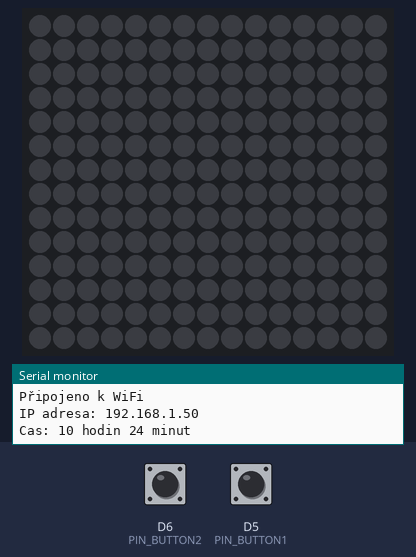
A sketch run on a simulated ESP8266 (NodeMCU). Parts: 15×14 RGB LED matrix (first LED top left, wired row by row), the last lines printed to the serial monitor. Inputs (shaded band) come from the test bench; at power-on: D6 (PIN_BUTTON2) HIGH, D5 (PIN_BUTTON1) HIGH. Dim RGB values are drawn brighter than linear; WiFi joins after 1.5 s; servers stay silent unless stated; the local clock reads 2024-03-15 10:24:30 at power-on unless the sketch sets it; EEPROM starts erased.

Above: at 2.7 s.
2.8 s: D6 (PIN_BUTTON2) pulled LOW for 0.15 s
4.4 s: D6 (PIN_BUTTON2) pulled LOW for 3.2 s
9.1 s: D5 (PIN_BUTTON1) pulled LOW for 1 s
At 12.5 s:
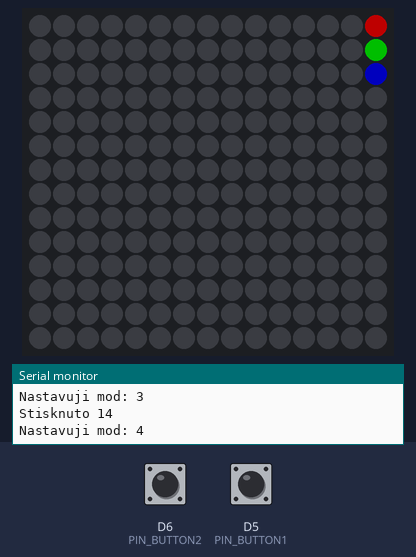
12.6 s: D6 (PIN_BUTTON2) pulled LOW for 1 s
15.1 s: D5 (PIN_BUTTON1) pulled LOW for 3.2 s
At 19.7 s:
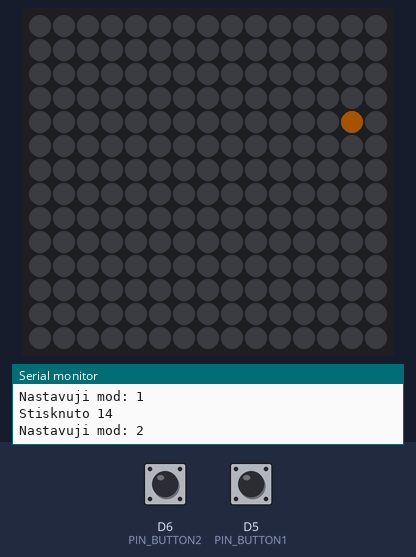
19.8 s: D6 (PIN_BUTTON2) driven LOW and D5 (PIN_BUTTON1) driven LOW
At 21.62 s:
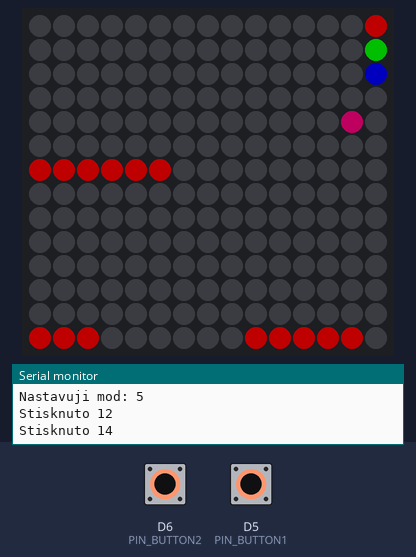
At 22.02 s:
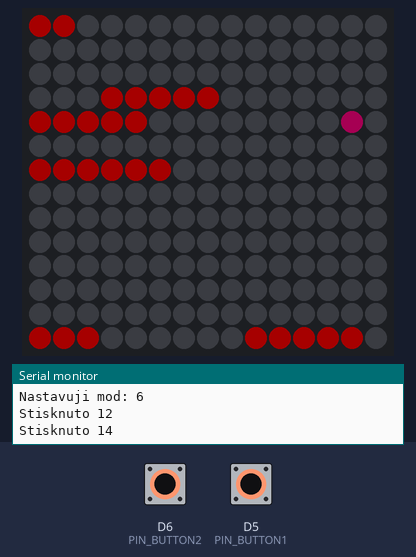
Timing chart, 0 to 23.5 s (numbered marks = the images above; inputs shaded):
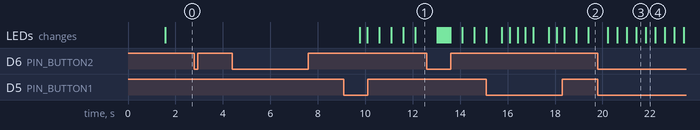

Measured:
- after the input at 9.1 s, the LEDs: first change after 0.67 s (image 1 shows a later state)

The sketch:

wordclock-esp8266.ino
```cpp
//
//      SLOVNI HODINY
//    MILOS ZAJIC, PECKY, 2018
//    Modified by Peggy for ESP2866 with wifi
// -------------------------------


#define FASTLED_INTERNAL // remove annoying pragma messages
#include "FastLED.h"
#include <Wire.h>
#include "RTClib.h"
#include <EEPROM.h>

#include <WiFiManager.h>

#define PIN_BUTTON1 D5
#define PIN_BUTTON2 D6
#define PIN_SENSOR A0
#define PIN_LED_DATA D8

#define NUM_LEDS 210
#define COLS_LEDS 15 // sloupcu
#define ROWS_LEDS 14 // radku

#define LED_ON color
#define LED_OFF CRGB::Black

CRGB leds[NUM_LEDS];  //pole led a barev
CRGB color;

const uint32_t colorsTable[16] = {
  0xFF0000, 0x00FF00, 0x0000FF, 0xFFFFFF,
  0xFFFF00, 0xFF00FF, 0x00FFFF, 0xFF8000,
  0xFF0080, 0x80FF00, 0x00FF80, 0x8000FF,
  0x0080FF, 0xFF8080, 0x80FF80, 0x8080FF,
};


int button2_time = 0;     //doba stisku button2

unsigned long blink_time;
boolean blink = false;
boolean change = false;


uint8_t setmode = 0; //mod nastavovani
uint8_t hours = 1;
uint8_t minutes = 0;
uint8_t old_minutes = -1;
uint8_t color_hours = 0;
uint8_t color_minutes = 0;
uint8_t color_and = 0;
uint8_t brightness = 50;

char buffer[6];

int eecolor_hours = 250;
int eecolor_minutes = 251;
int eecolor_and = 252;

// vytvoření instance DS1307 z knihovny RTClib
RTC_DS1307 DS1307;

// Vytvoření instance WiFiManager
WiFiManager wifiManager;

WiFiManagerParameter custom_color_hours("color_hours", "Color hours", "", 5);
WiFiManagerParameter custom_color_minutes("color_minutes", "Color minutes", "", 5);
WiFiManagerParameter custom_color_and("color_and", "Color and", "", 5);
WiFiManagerParameter custom_hours("hours", "Hours", "", 5);
WiFiManagerParameter custom_minutes("minutes", "Minutes", "", 5);

// od-do, radek (indexovano od 0)
#define DISP_JE 0, 1, 0
#define DISP_JSOU 2, 5, 0

#define DISP_1HOD 6, 10, 0
#define DISP_2HOD 0, 2, 1
#define DISP_3HOD 4, 6, 2
#define DISP_4HOD 3, 7, 1
#define DISP_5HOD 8, 10, 1
#define DISP_6HOD 11, 14, 0
#define DISP_7HOD 11, 14, 1
#define DISP_8HOD 0, 2, 3
#define DISP_9HOD 0, 4, 2
#define DISP_10HOD 3, 7, 3
#define DISP_11HOD 7, 14, 2
#define DISP_12HOD 8, 14, 3

#define DISP_HODIN 0, 4, 4
#define DISP_HODINA 0, 5, 4
#define DISP_HODINY 6, 11, 4

#define DISP_1MIN 0, 4, 7
#define DISP_DVEMIN 12, 14, 6
#define DISP_DVAMIN 8, 10, 8
#define DISP_3MIN 0, 2, 11
#define DISP_4MIN 5, 9, 7
#define DISP_5MIN 0, 2, 13
#define DISP_6MIN 7, 10, 9
#define DISP_7MIN 0, 3, 10
#define DISP_8MIN 8, 10, 10
#define DISP_9MIN 10, 14, 7
#define DISP_10MIN 10, 14, 12
#define DISP_11MIN 0, 7, 8
#define DISP_12MIN 8, 14, 8
#define DISP_13MIN 0, 6, 11
#define DISP_14MIN 0, 6, 9
#define DISP_15MIN 7, 13, 11
#define DISP_16MIN 7, 14, 9
#define DISP_17MIN 0, 7, 10
#define DISP_18MIN 8, 14, 10
#define DISP_19MIN 0, 9, 12
#define DISP_20MIN 0, 5, 6
#define DISP_30MIN 5, 10, 6
#define DISP_40MIN 7, 14, 5
#define DISP_50MIN 0, 6, 5

#define DISP_MINUTY 9, 14, 13
#define DISP_MINUT 9, 13, 13
#define DISP_MINUTA 3, 8, 13
#define DISP_A 13, 13, 4

//=======================================================================

void setup() {
  Serial.begin(74880);
  while (!Serial) {
    ; // wait for serial port to connect. Needed for native USB port only
  }
  Serial.println("\nStartujeme");

  EEPROM.begin(512);

  FastLED.addLeds<WS2812B, PIN_LED_DATA, GRB>(leds, NUM_LEDS);

/*
  renderHorizontal(0, COLS_LEDS-1, 0, colorsTable[3]);
  renderHorizontal(0, COLS_LEDS-1, ROWS_LEDS-1, colorsTable[3]);
  renderVertical(0, 0, ROWS_LEDS-1, colorsTable[3]);
  renderVertical(COLS_LEDS-1, 0, ROWS_LEDS-1, colorsTable[3]);

  FastLED.setBrightness(50);
  FastLED.show();
*/

  pinMode(PIN_BUTTON1, INPUT_PULLUP);
  pinMode(PIN_BUTTON2, INPUT_PULLUP);

  // digitalWrite(PIN_BUTTON1, HIGH);
  // digitalWrite(PIN_BUTTON2, HIGH);

  if (!DS1307.begin()) {
    Serial.println("Hodiny nejsou pripojeny!");
    // while (1);
  }

  color_hours = EEPROM.read(eecolor_hours);
  color_minutes = EEPROM.read(eecolor_minutes);
  color_and = EEPROM.read(eecolor_and);

  sprintf(buffer, "%d", color_hours);
  custom_color_hours.setValue(buffer, 5);
  sprintf(buffer, "%d", color_minutes);
  custom_color_minutes.setValue(buffer, 5);
  sprintf(buffer, "%d", color_and);
  custom_color_and.setValue(buffer, 5);

/*
  sprintf(buffer, "%d", DS1307.now().hour());
  custom_hours.setValue(buffer, 5);
  sprintf(buffer, "%d", DS1307.now().minute());
  custom_minutes.setValue(buffer, 5);
  */

  wifiManager.setConfigPortalBlocking(false);
  wifiManager.setHostname("peggy-wordclock");


  // Po připojení k WiFi (ať už z uložených údajů nebo po konfiguraci)
  if (wifiManager.autoConnect("Peggy's WordClock AP"))
  {
    Serial.println("Připojeno k WiFi");
    Serial.print("IP adresa: ");
    Serial.println(WiFi.localIP());

    wifiManager.addParameter(&custom_color_hours);
    wifiManager.addParameter(&custom_color_minutes);
    wifiManager.addParameter(&custom_color_and);
    wifiManager.addParameter(&custom_hours);
    wifiManager.addParameter(&custom_minutes);

    wifiManager.setSaveParamsCallback(saveParamCallback);

    wifiManager.startWebPortal();
  } else {
    Serial.println("Chyba při připojování k WiFi");
  }

}

void loop() {

  // wifimanager can run in a blocking mode or a non blocking mode
  // Be sure to know how to process loops with no delay() if using non blocking
  wifiManager.process(); // avoid delays() in loop when non-blocking and other long running code

  color = colorsTable[color_hours];

  FastLED.setBrightness(50);
  DateTime dateTime = DS1307.now();


  if (isButtonDown(PIN_BUTTON1) && setmode >= 1) {
    delay(300);

    if (setmode < 6) {
      setmode++;
    }
    else
    {
      setmode = 1;
    }

    Serial.print("Nastavuji mod: ");
    Serial.println(setmode);
  }

  // nastvim aktualni cas do formulare
  sprintf(buffer, "%d", DS1307.now().hour());
  custom_hours.setValue(buffer, 5);
  sprintf(buffer, "%d", DS1307.now().minute());
  custom_minutes.setValue(buffer, 5);

  switch (setmode)
  {
    case 0: //zakladni rezim - zobrazujeme cas, testujeme delku stitku button 2

      hours = dateTime.hour() > 12 ? dateTime.hour() - 12 : dateTime.hour();
      hours = hours == 0 ? 12 : hours;
      minutes = dateTime.minute();

      renderHours();
      renderMinutes();

      change = false;

      delay(50);
      isButtonDown(PIN_BUTTON2);

      if (button2_time > 10) {

        Serial.println("Drzel sem dlouho Button 2");

        clearDisplay();
        FastLED.show();
        delay(800);
        renderHours();
        FastLED.show();
        while (isButtonDown(PIN_BUTTON2) == true)
        {
          setmode = 1;
          Serial.println("Setmode 1");
        }
      }
      else
      {
        setmode = 0;
      }

      break;

    case 1: //nastav hours
      if (isButtonDown(PIN_BUTTON2)) {
        change = true;

        if (hours <= 11) {
          hours++;
        } else {
          hours = 1;
        }
      }

      renderHours();
      break;

    case 2: //nastav minutes
      if (isButtonDown(PIN_BUTTON2)) {
        change = true;

        if (minutes < 59) {
          minutes++;
        } else{
          minutes = 0;
        }
      }
      renderMinutes();

      // renderHorizontal(DISP_MINUT, color); //aby se neco zobrazilo bylo kdyz je cela hours
      break;
    case 3: //barva hours
      if (isButtonDown(PIN_BUTTON2)) {
        if (color_hours < 15) {
          color_hours++;
        } else {
          color_hours = 0;
        }

        EEPROM.write(eecolor_hours, color_hours);
      }
      renderColors();
      renderHours();
      break;

    case 4: // barva A
      if (isButtonDown(PIN_BUTTON2)) {
        if (color_and < 15) {
          color_and++;
        } else {
          color_and = 0;
        }

        EEPROM.write(eecolor_and, color_and);
      }
      renderColors();
      color = colorsTable[color_and];
      leds[73] = LED_ON;
      break;

    case 5:   // barva minutes
      if (isButtonDown(PIN_BUTTON2)) {
        if (color_minutes < 15) {
          color_minutes++;
        } else {
          color_minutes = 0;
        }
        EEPROM.write(eecolor_minutes, color_minutes);
      }
      renderColors();
      renderMinutes();
      break;

    case 6: // ukonceni nastaveni

      isButtonDown(PIN_BUTTON2);
      if (button2_time > 10) {
        setmode = 0;
        Serial.println("Ukoncuji -> Setmode 0");

        clearDisplay();
        FastLED.show();
        delay(500);
        while (isButtonDown(PIN_BUTTON2) == true);
      }

      renderHours();
      renderMinutes();

      if (change) {
        DS1307.adjust(DateTime(2018, 4, 26, hours, minutes, 0));
      }
      break;
  }

  if (button2_time > 1) {
    blink = true;
    delay (50);
  }  //autorepeat
  else if (button2_time == 1)
  {
    delay(400);
  }


  if (blink_time < millis()) {
    blink_time = millis() + 500;
    blink = !blink;
  }

  // processBrightness();

  if (blink == true && setmode >= 1) (brightness = 80);
  if (blink == false && setmode >= 1) (brightness = 40);

  FastLED.setBrightness(brightness);
  FastLED.show();

  clearDisplay();
}

//_______________________________________________________________________

void clearDisplay()
{
  for (int i = 0; i < NUM_LEDS; i++) {
    leds[i] = LED_OFF;
  }
}

void render(uint8_t x, uint8_t y, CRGB color)
{
  // kazdej druhej radek je obracne, pásek jde do hada
  if (y % 2 == 0)
  {
    leds[(y*COLS_LEDS) + x] = color;
  }
  else
  {
    leds[(y*COLS_LEDS) + (COLS_LEDS - 1 - x)] = color;
  }
}

// 8, 14, 3
void renderHorizontal(uint8_t x1, uint8_t x2, uint8_t y, CRGB color)
{
  for (int i = x1; i <= x2; i++) {
    render(i, y, color);
  }
}

void renderVertical(uint8_t x, uint8_t y1, uint8_t y2, CRGB color)
{
  for (int j = y1; j <= y2; j++) {
    render(x, j, color);
  }
}

void processBrightness() {
  int oldBrightness = brightness;
  int pom = (1023 - analogRead(PIN_SENSOR));
  pom = pom / 4;
  if (pom > 32) (pom = pom - 30); else pom = 2; //posun nuly
  if (pom > 255) (pom = 255);
  if (pom > oldBrightness + 1) (oldBrightness = oldBrightness + 1); //hystereze a zmena
  if (pom < oldBrightness - 1) (oldBrightness = oldBrightness - 1);
  brightness = oldBrightness;
}

void renderColors() {
  color = colorsTable[0]; //oznac rezim barev
  leds[14] = LED_ON;
  color = colorsTable[1];
  leds[15] = LED_ON;
  color = colorsTable[2];
  leds[44] = LED_ON;
}

void renderHours() {
  color = colorsTable[color_hours];


  if (hours >= 2 && hours <= 4) {
    renderHorizontal(DISP_JSOU, color);
  } else {
    renderHorizontal(DISP_JE, color);
  }

  if (hours == 1) {
    renderHorizontal(DISP_1HOD, color);
  }
  if (hours == 2) {
    renderHorizontal(DISP_2HOD, color);
  }
  if (hours == 3) {
    renderHorizontal(DISP_3HOD, color);
  }
  if (hours == 4) {
    renderHorizontal(DISP_4HOD, color);
  }
  if (hours == 5) {
    renderHorizontal(DISP_5HOD, color);
  }
  if (hours == 6) {
    renderHorizontal(DISP_6HOD, color);
  }
  if (hours == 7) {
    renderHorizontal(DISP_7HOD, color);
  }
  if (hours == 8) {
    renderHorizontal(DISP_8HOD, color);
  }
  if (hours == 9) {
    renderHorizontal(DISP_9HOD, color);
  }
  if (hours == 10) {
    renderHorizontal(DISP_10HOD, color);
  }
  if (hours == 11) {
    renderHorizontal(DISP_11HOD, color);
  }
  if (hours == 12) {
    renderHorizontal(DISP_12HOD, color);
  }
  if (hours >= 5 && hours <= 12) {
    renderHorizontal(DISP_HODIN, color);
  }
  else if (hours == 1) {
    renderHorizontal(DISP_HODINA, color);
  }
  else {
    renderHorizontal(DISP_HODINY, color);
  }
}

void renderMinutes() {

  if (minutes != old_minutes)
  {
    Serial.print("Cas: ");
    Serial.print(hours);
    Serial.print(" hodin ");
    Serial.print(minutes);
    Serial.println(" minut");

    old_minutes = minutes;
  }

  if  (minutes != 0)
  {
    color = colorsTable[color_and];
    renderHorizontal(DISP_A, color);

    color = colorsTable[color_minutes];

    if (minutes < 10)
    {
      renderRemainingMinutes(minutes);
    }
    if (minutes == 10) {
      renderHorizontal(DISP_10MIN, color);
    }
    if (minutes == 11) {
      renderHorizontal(DISP_11MIN, color);
    }
    if (minutes == 12) {
      renderHorizontal(DISP_12MIN, color);
    }
    if (minutes == 13) {
      renderHorizontal(DISP_13MIN, color);
    }
    if (minutes == 14) {
      renderHorizontal(DISP_14MIN, color);
    }
    if (minutes == 15) {
      renderHorizontal(DISP_15MIN, color);
    }
    if (minutes == 16) {
      renderHorizontal(DISP_16MIN, color);
    }
    if (minutes == 17) {
      renderHorizontal(DISP_17MIN, color);
    }
    if (minutes == 18) {
      renderHorizontal(DISP_18MIN, color);
    }
    if (minutes == 19) {
      renderHorizontal(DISP_19MIN, color);
    }
    if (minutes >= 20 && minutes <= 29)
    {
      renderHorizontal(DISP_20MIN, color);
      renderRemainingMinutes(minutes - 20);
    }
    if (minutes >= 30 && minutes <= 39)
    {
      renderHorizontal(DISP_30MIN, color);
      renderRemainingMinutes(minutes - 30);
    }
    if (minutes >= 40 && minutes <= 49)
    {
      renderHorizontal(DISP_40MIN, color);
      renderRemainingMinutes(minutes - 40);
    }
    if (minutes >= 50 && minutes <= 59)
    {
      renderHorizontal(DISP_50MIN, color);
      renderRemainingMinutes(minutes - 50);
    }

    if (minutes == 1) {
      renderHorizontal(DISP_MINUTA, color);
    }
    else if (minutes >= 2 && minutes <= 4 ) {
      renderHorizontal(DISP_MINUTY, color);
    }
    else {
      renderHorizontal(DISP_MINUT, color);
    }
  }
}


void renderRemainingMinutes(uint8_t minutes_units) {
  if (minutes_units == 1) {
    renderHorizontal(DISP_1MIN, color);
  }

  if (minutes_units == 2) {
    if (minutes == 2) {
      renderHorizontal(DISP_DVEMIN, color);
    } else {
      renderHorizontal(DISP_DVAMIN, color);
    }
  }
  if (minutes_units == 3){
    renderHorizontal(DISP_3MIN, color);
  }
  if (minutes_units == 4) {
    renderHorizontal(DISP_4MIN, color);
  }
  if (minutes_units == 5) {
    renderHorizontal(DISP_5MIN, color);
  }
  if (minutes_units == 6) {
    renderHorizontal(DISP_6MIN, color);
  }
  if (minutes_units == 7) {
    renderHorizontal(DISP_7MIN, color);
  }
  if (minutes_units == 8) {
    renderHorizontal(DISP_8MIN, color);
  }
  if (minutes_units == 9) {
    renderHorizontal(DISP_9MIN, color);
  }
}


boolean isButtonDown(uint8_t buttonPin) {
  if (digitalRead(buttonPin) == LOW) {
    delay(20);
    if (digitalRead(buttonPin) == LOW) {
      Serial.print("Stisknuto ");
      Serial.println(buttonPin);

      if (buttonPin == PIN_BUTTON2) {
        button2_time++;
      }

      return true;
    }
  }
  if (buttonPin == PIN_BUTTON2)
  {
    button2_time = 0;
  }
  return false;
}

void saveParamCallback()
{
  color_hours = (uint8_t) strtol(custom_color_hours.getValue(), NULL, 10);
  color_minutes = (uint8_t) strtol(custom_color_minutes.getValue(), NULL, 10);
  color_and = (uint8_t) strtol(custom_color_and.getValue(), NULL, 10);

  Serial.println("[CALLBACK] saveParamCallback fired");
  Serial.print("PARAM color_hours = ");
  Serial.println(color_hours);

  Serial.print("PARAM color_minutes = ");
  Serial.println(color_minutes);

  Serial.print("PARAM color_and = ");
  Serial.println(color_and);

  EEPROM.write(eecolor_hours, color_hours);
  EEPROM.write(eecolor_minutes, color_minutes);
  EEPROM.write(eecolor_and, color_and);
  EEPROM.commit();

  hours = (uint8_t) max(min((int) strtol(custom_hours.getValue(), NULL, 10), 23), 0);
  minutes = (uint8_t) max(min((int) strtol(custom_minutes.getValue(), NULL, 10), 59), 0);
  DS1307.adjust(DateTime(2018, 4, 26, hours, minutes, 0));
}
```
